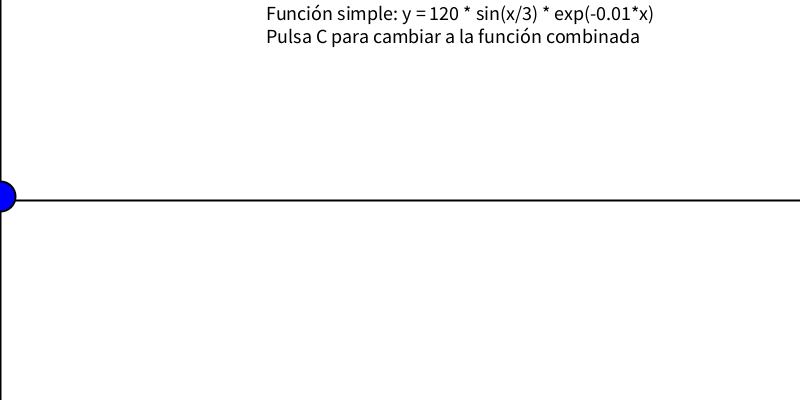
Frame 1 (no input)
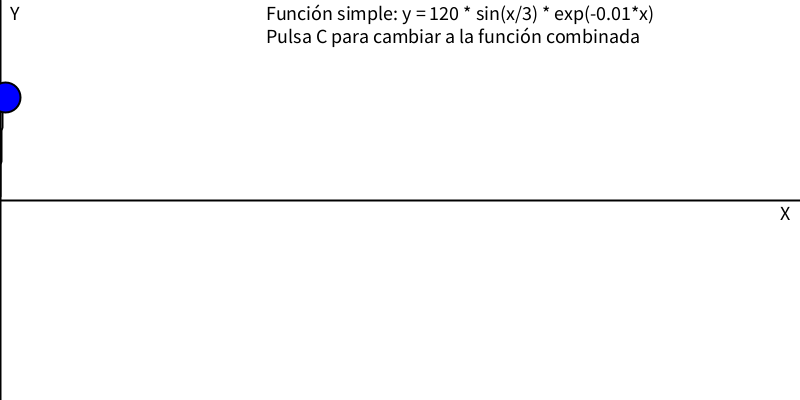
Frame 60 (the mouse pressed at the canvas centre just before this capture)
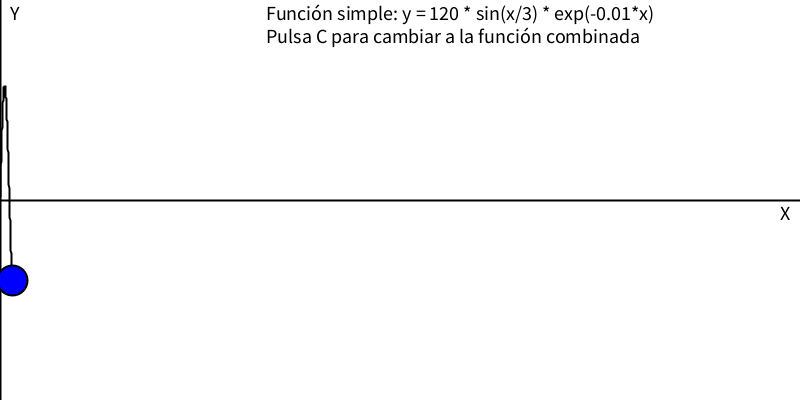
Frame 120 (the mouse held since frame 60 and released just before this capture)

The Processing sketch that drew these frames (run headless with seeded random() and noise(); from frame 60 on, the mouse is pressed at the canvas centre):

// Processing sketch: osciladores
// ── osciladores.pde
// Ejercicio 3: Simulación del movimiento de una 
// partícula sobre dos funciones osciladoras
// Autor: Sergi Sanz Sancho

// Global variables
ArrayList<PVector> trajectory;
float x = 0;  // Posición en x del objeto desde el inicio del eje en la pantalla
float y;      // Valor calculado de y basado en la función
float vel = 0.1;  // Velocidad de incremento en x
float dt = 1;  // Delta de tiempo para la simulación
boolean simple = true;  // Indica si se utiliza la función simple
boolean combined = false;  // Indica si se utiliza la función combinada
float axisY;  // Posición y del eje x
String functionText;  // Texto que describe la función actual

void setup() {
  size(800, 400);
  axisY = height / 2;  // Centrar el eje X verticalmente
  trajectory = new ArrayList<PVector>();
  initializeFunctionText();
}

void draw() {
  background(255);
  drawAxes();
  calculatePosition();
  drawTrajectory();
  drawBall();
  drawFunctionText();
}

void drawAxes() {
  stroke(0);
  strokeWeight(2);
  // Dibuja el eje X en el centro vertical
  line(0, axisY, width, axisY);
  text("X", width - 20, axisY + 20);
  // Dibuja el eje Y desde la esquina izquierda
  line(0, 0, 0, height);
  text("Y", 10, 20);
}

void calculatePosition() {
  if (simple || combined) {
    x += vel * dt;
    if (simple) {
      y = calculateSimpleFunction(x);
    } else if (combined) {
      y = calculateCombinedFunction(x);
    }
    trajectory.add(new PVector(x, y));
  }
}

void drawTrajectory() {
  stroke(0);
  noFill();
  beginShape();
  for (PVector v : trajectory) {
    vertex(v.x, axisY - v.y);  // Ajusta la posición y para que sea relativa al eje X
  }
  endShape();
}

void drawFunctionText() {
  fill(0);
  textSize(20);
  text(functionText, width/3, 20);
}

void drawBall() {
  fill(0, 0, 255);
  ellipse(x, axisY - y, 30, 30);  // Ajusta la posición y para que sea relativa al eje X
}

float calculateSimpleFunction(float x) {
  return 120 * sin(x / 3) * exp(-0.01 * x);
}

float calculateCombinedFunction(float x) {
  return (75 * sin(x / 2) + 75 * sin(x / 2.5));
}

void initializeFunctionText() {
  if (simple) {
    functionText = "Función simple: y = 120 * sin(x/3) * exp(-0.01*x)\nPulsa C para cambiar a la función combinada";
  } else if (combined) {
    functionText = "Función combinada: y = 75 * sin(x / 2) + 75 * sin(x / 2.5)\nPulsa S para cambiar a la función simple";
  }
}

void keyPressed() {
  if (key == 's' || key == 'S') {
    simple = true;
    combined = false;
    trajectory.clear();
    x = 0;  // Reinicia x para comenzar desde el inicio del eje X
    initializeFunctionText();
  } else if (key == 'c' || key == 'C') {
    combined = true;
    simple = false;
    trajectory.clear();
    x = 0;  // Reinicia x para comenzar desde el inicio del eje X
    initializeFunctionText();
  }
}
